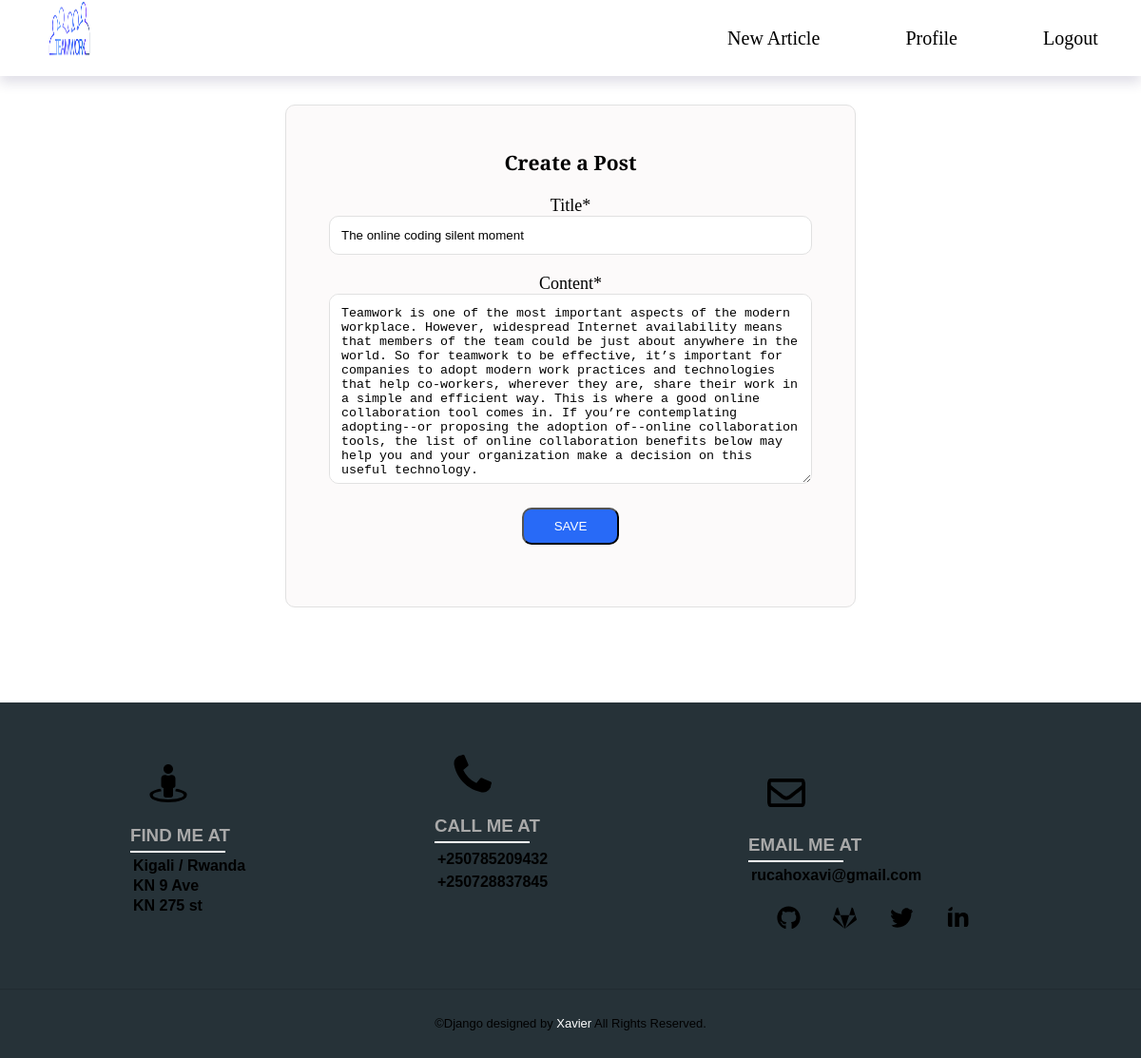
Before: /post/26/update/ (signed in) with the older database file.
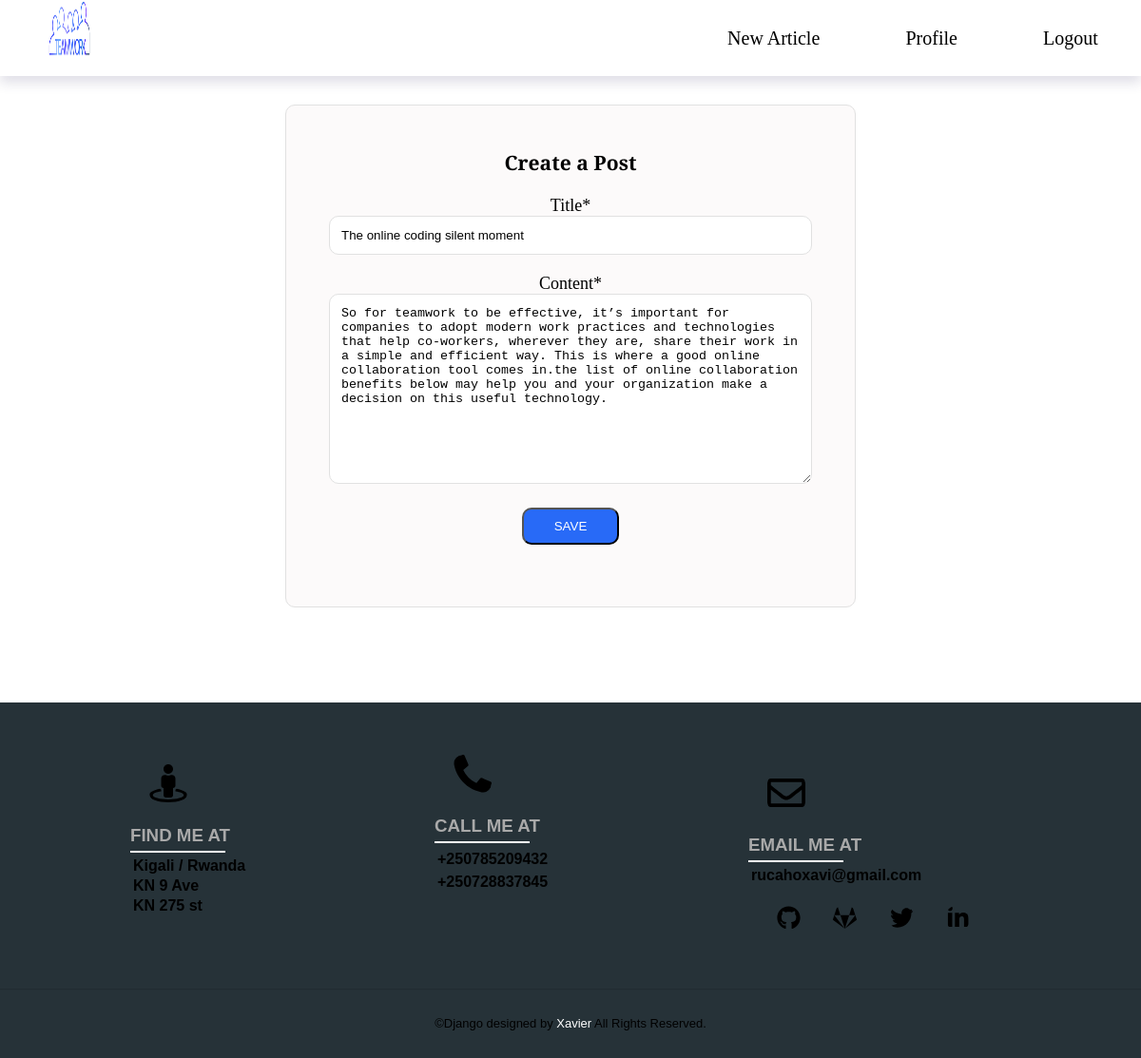
After: the same page with the newer database file.
### workdjango/models.py (models this page shows, shortened)
class Post(models.Model):
    title = models.CharField(max_length=100)
    content = models.TextField()
    date_posted = models.DateTimeField(default=timezone.now)
    author = models.ForeignKey(User, on_delete=models.CASCADE)

### workdjango/views.py (the view, shortened to what this page needs)
# urls.py: path('post/<int:pk>/update/', PostUpdateView.as_view(), name='post-update'),
class PostUpdateView(LoginRequiredMixin, UserPassesTestMixin, UpdateView):
    model = Post
    fields = ['title', 'content']
    def test_func(self):
        post = self.get_object()
        if self.request.user == post.author:
            return True
        return False

### workdjango/templates/workdjango/post_form.html (shortened to what this page needs)
{% extends "workdjango/base.html" %}
{% load crispy_forms_tags %}
{% block content %}
<div class="create-article-page">
    <div class="article-form">
      <form method="POST" autocomplete="on">
     <h3>Create a Post</h3><br>
      {{ form|crispy }}
   <button type="submit">Save</button>
   </form>
  </div>
   </div>
{% endblock content %}

Changed rows visible on the page:
changed Post "The online coding silent moment": content "Teamwork is one of the most important aspects of the modern workplace. However, widespread Internet availability means that members of the team could be just about anywhere in the world. So for teamwork to be effective, it’s important for companies to adopt modern work practices and technologies that help co-workers, wherever they are, share their work in a simple and efficient way. This is where a good online collaboration tool comes in. If you’re contemplating adopting--or proposing the adoption of--online collaboration tools, the list of online collaboration…" → "So for teamwork to be effective, it’s important for companies to adopt modern work practices and technologies that help co-workers, wherever they are, share their work in a simple and efficient way. This is where a good online collaboration tool comes in.the list of online collaboration…"
